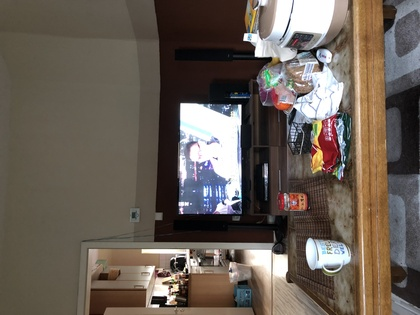
%> input picture Matlab/Feature Matching/IMG_0353.jpg, 420 x 315 px, shrunk from 4032 x 3024 before the run
$ octave text1506_pixelcorordinate.m   (GNU Octave 9; MATLAB toolbox functions it lacks are replaced by stand-ins)
%> lines starting %> are read from the running program, lines starting %| are printed output that depends on the picture
% Load the stereo images.
I1 = imread('IMG_0353.jpg');
%> I1 is the input picture: size 315x420x3 uint8; mean R, G, B 104.7, 94.7, 85.6
I2 = imread('IMG_0352.jpg');
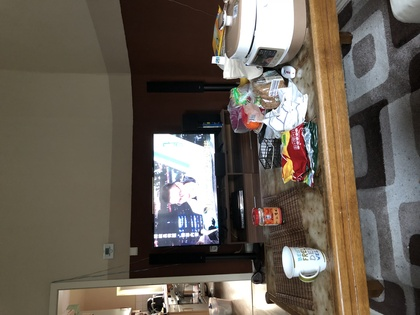
%> input picture Matlab/Feature Matching/IMG_0352.jpg, 420 x 315 px, shrunk from 4032 x 3024 before the run
%> I2 is the input picture: size 315x420x3 uint8; mean R, G, B 103.3, 94.3, 83.8
I1 = rgb2gray(I1);
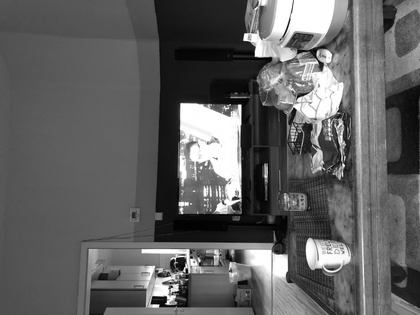
%> I1: size 315x420 uint8; min 0, max 255, mean 96.6
I2 = rgb2gray(I2);
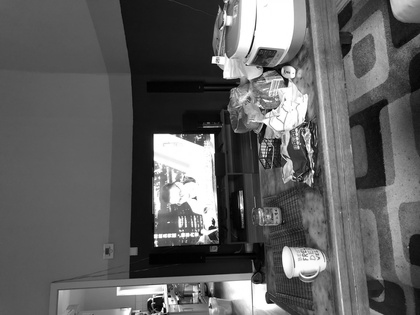
%> I2: size 315x420 uint8; min 0, max 255, mean 95.8
figure,imshow(I1);
figure,imshow(I2);
[m,n] = size(I2);
%> m = 315; n = 420
I2new_matrix = ones(m,n);
%> (the run ends here)
